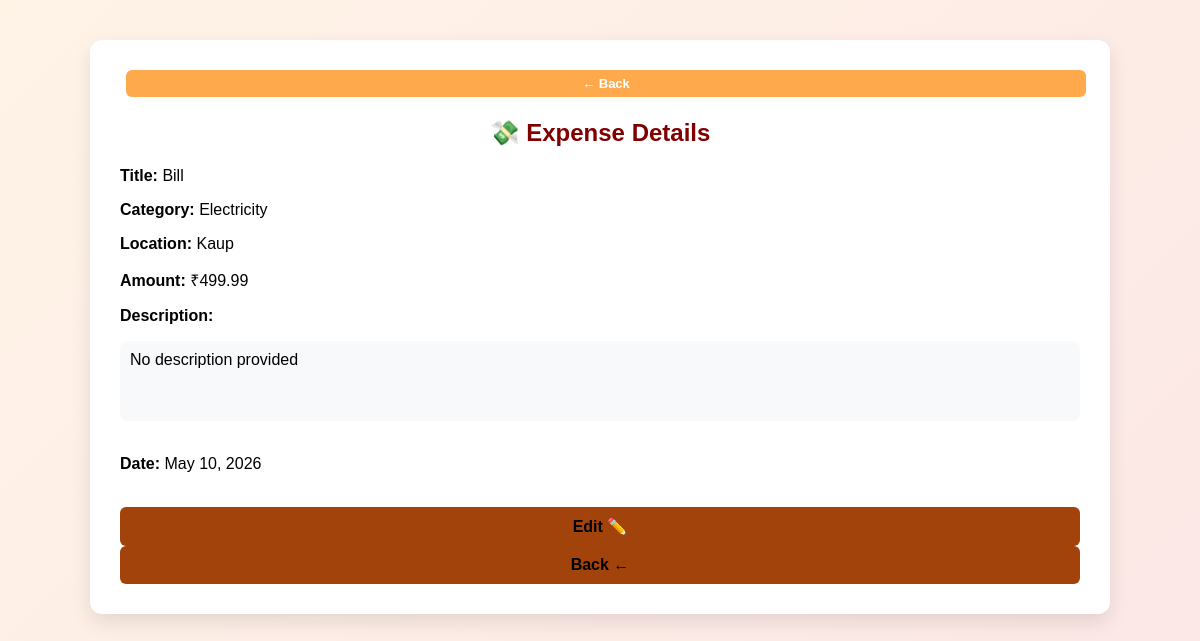
/expense/view/6/ (signed in), run on the app's committed database.
### finance/models.py (models this page shows, shortened)
class Expenditure(models.Model):
    record = models.ForeignKey(
        DailyRecord,
        on_delete=models.CASCADE,
        related_name="expenses"
    )
    title = models.CharField(max_length=200)
    description = models.TextField(blank=True)
    category = models.ForeignKey(
        ExpenseCategory,
        on_delete=models.SET_NULL,
        null=True,
        blank=True
    )
    location = models.CharField(max_length=255)
    amount = models.FloatField()

class ExpenseCategory(models.Model):
    user = models.ForeignKey(User, on_delete=models.CASCADE)
    name = models.CharField(max_length=100)

class DailyRecord(models.Model):
    user = models.ForeignKey(User, on_delete=models.CASCADE)
    date = models.DateField()
    class Meta:
        unique_together = ('user', 'date')

### finance/views.py (the view)
def view_expense(request, id):
    expense = get_object_or_404(Expenditure, id=id)
    if expense.record.user != request.user:
        return redirect("dashboard")
    return render(request, "finance/view_expense.html", {
        "expense": expense
    })

### templates/finance/view_expense.html
{% extends 'base.html' %}
{% block content %}
<div style="margin-bottom:15px;">
    <button
        type="button"
        class="nav-btn"
        onclick="history.back()">
        ← Back
    </button>
</div>
<h2>💸 Expense Details</h2>
<div class="card">
    <p><strong>Title:</strong> {{ expense.title }}</p>
    <p><strong>Category:</strong> {{ expense.category.name }}</p>
    <p><strong>Location:</strong> {{ expense.location }}</p>
    <p><strong>Amount:</strong> ₹{{ expense.amount }}</p>
    <p><strong>Description:</strong></p>
    <div style="
        background:#f8f9fa;
        padding:10px;
        border-radius:8px;
        min-height:60px;
    ">
        {{ expense.description|default:"No description provided" }}
    </div>
    <br>
    <p>
        <strong>Date:</strong>
        {{ expense.record.date }}
    </p>
</div>
<br>
<a href="{% url 'edit_expense' expense.id %}">
    <button>Edit ✏️</button>
</a>
<a href="{% url 'dashboard' %}">
    <button>Back ←</button>
</a>
{% endblock %}

### templates/base.html (style rules this page uses)
body { margin: 0; font-family: Arial, sans-serif; background: linear-gradient(135deg, #fff3e6, #fce8e6); }
h2 { text-align: center; color: #800000; margin-bottom: 20px; transition: color 0.3s ease; }
button { width: 100%; padding: 10px; background: #a3430c; font-weight: bold; border: none; color: rgb(0, 0, 0); font-size: 16px; border-radius: 6px; cursor: pointer; transition: all 0.3s ease; }
a { color: #800000; text-decoration: none; font-weight: 500; transition: all 0.3s ease; }
.nav-btn { padding: 6px 12px 12px; font-size: 16px; font-weight: bold; border: none; border-radius: 6px; cursor: pointer; margin-left: 6px; margin-bottom: 2px; background: #a3430c; color: rgb(0, 0, 0); transition: 0.2s ease; }
.nav-btn { padding: 6px 12px; font-size: 13px; border: none; border-radius: 6px; cursor: pointer; margin-left: 6px; background: #ffa94d; color: white; transition: 0.2s ease; }

### data on the page
Expenditure: title "Bill", category.name "Electricity", location "Kaup", amount "499.99", description "No description provided", record "May 10, 2026"
